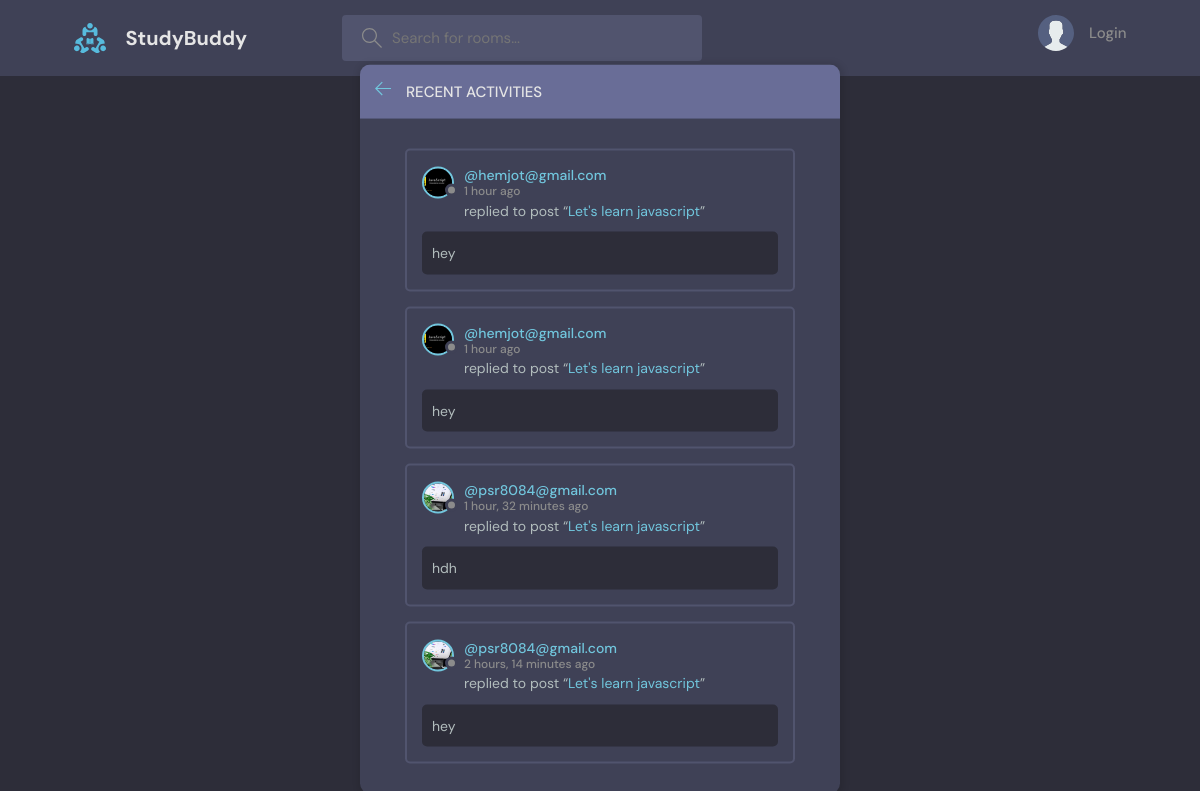
The page /activity/ on the database its author committed.
### base/models.py (models this page shows, shortened)
class Message(models.Model):
    user= models.ForeignKey(User, on_delete=models.SET_NULL, null=True)
    room = models.ForeignKey(Room, on_delete=models.CASCADE, null=True)
    body=models.TextField()
    created_at = models.DateTimeField(auto_now_add=True, null=True)
    class Meta:
        ordering = ['-created_at']

class User(AbstractUser):
    name= models.CharField(max_length=200, null=True)
    email=models.EmailField(unique=True, null=True)
    avatar= models.ImageField(null=True, default='avatar.svg')
    bio=models.TextField(max_length=255, null=True)
    USERNAME_FIELD='email'
    REQUIRED_FIELDS= ['username']

class Room(models.Model):
    host=models.ForeignKey(User, on_delete=models.SET_NULL, null=True )
    name = models.CharField(max_length=100)
    topic=models.ForeignKey(Topic, on_delete=models.CASCADE, null=True)
    participants=models.ManyToManyField(User, related_name='participants', blank=True)
    description = models.TextField(max_length=250)
    created_at = models.DateTimeField(auto_now_add=True)
    updated_at = models.DateTimeField(auto_now=True)
    class Meta:
        ordering = ['-created_at', 'updated_at']

### base/views.py (the view)
# urls.py: path('activity/', views.activityPage, name='activity')
def activityPage(request):
    room_message = Message.objects.all()
    context= {'room_message':room_message}
    return render(request, 'base/activity.html', context)

### base/templates/base/activity.html (shortened to what this page needs)
{% extends 'main.html' %}
{% block content %}
    <main class="layout">
      <div class="container">
        <div class="layout__box">
          <div class="layout__boxHeader">
            <div class="layout__boxTitle">
              <a href="{% url 'home' %}">
                <svg version="1.1" xmlns="http://www.w3.org/2000/svg" width="32" height="32" viewBox="0 0 32 32">
                  <title>arrow-left</title>
                  <path
                    d="M13.723 2.286l-13.723 13.714 13.719 13.714 1.616-1.611-10.96-10.96h27.625v-2.286h-27.625l10.965-10.965-1.616-1.607z"
                  ></path>
                </svg>
              </a>
              <h3>Recent Activities</h3>
            </div>
          </div>
          <div class="activities-page layout__body">
            {% for message in room_message %}
            <div class="activities__box">
              <div class="activities__boxHeader roomListRoom__header">
                <a href="{% url 'user-profile' message.user.id %}" class="roomListRoom__author">
                  <div class="avatar avatar--small">
                    <img src="{{message.user.avatar.url}}" alt=""/>
                  </div>
                  <p>
                    @{{message.user}}
                    <span>{{message.created_at | timesince}} ago</span>
                  </p>
                </a>
              </div>
              <div class="activities__boxContent">
                <p>replied to post “<a href="{% url 'room' message.room.id %}">{{message.room.name}}</a>”</p>
                <div class="activities__boxRoomContent">
                  {{message.body}}
                </div>
              </div>
            </div>
            {% endfor %}
          </div>
        </div>
      </div>
    </main>
{% endblock %}

### static/styles/style.css (style rules this page uses)
:root { --color-main: #71c6dd; --color-main-light: #e1f6fb; --color-dark: #3f4156; --color-dark-medium: #51546e; --color-dark-light: #696d97; --color-light: #e5e5e5; --color-gray: #8b8b8b; --color-light-gray: #b2bdbd; --color-bg: #2d2d39; --color-success: #5dd693; --color-error: #fc4b0b; }
* { font-family: "DM Sans", -apple-system, BlinkMacSystemFont, "Segoe UI", Roboto, Oxygen, Ubuntu, Cantarell, "Open Sans", "Helvetica Neue", sans-serif; margin: 0; padding: 0; box-sizing: border-box; text-rendering: optimizeLegibility; font-size: inherit; }
html { font-size: 56.25%; }
@media only screen and (min-width: 1200px) { html { font-size: 62.5%; } }
body { line-height: 1.6; font-weight: 400; font-size: 1.5rem; color: var(--color-light-gray); background-color: var(--color-bg); min-height: 100vh; }
img { width: 100%; }
a { display: inline-block; color: var(--color-main); text-decoration: none; }
.container { max-width: 120rem; width: 90%; margin: auto; }
.avatar { position: relative; display: inline-block; border-radius: 50%; border: 2px solid var(--color-main); }
.avatar img { display: block; border-radius: 50%; object-fit: cover; object-position: center; }
.avatar::after { content: ""; display: block; position: absolute; background-color: var(--color-gray); z-index: 111; border-radius: 50%; border: 0.3rem solid var(--color-dark); }
.avatar.avatar--small img { width: 2.8rem; height: 2.8rem; }
.avatar.avatar--small:after { width: 0.7rem; height: 0.7rem; bottom: 0px; right: -6px; }
.layout { margin-top: 2.4rem; }
.layout > .container { display: flex; justify-content: space-between; align-items: flex-start; }
.layout__box { width: 90%; max-width: 48rem; min-height: 40rem; position: absolute; top: 50%; left: 50%; transform: translate(-50%, -46%); background-color: var(--color-dark); border-radius: 1rem; box-shadow: 1px 1px 6px 3px rgba(0, 0, 0, 0.1); overflow: hidden; }
.layout__boxHeader { display: flex; padding: 1.5rem; background-color: var(--color-dark-light); }
.layout__boxTitle { display: flex; gap: 1.5rem; align-items: center; }
.layout__boxTitle h3 { text-transform: uppercase; font-weight: 500; color: var(--color-light); }
.layout__boxTitle svg { width: 1.6rem; height: 1.6rem; fill: var(--color-main); }
.layout__body { margin: 3rem; }
.roomListRoom__header { display: flex; justify-content: space-between; align-items: center; }
.roomListRoom__author { font-weight: 500; display: flex; align-items: center; gap: 1rem; }
.activities__box { margin: 1.5rem; padding: 1.5rem; border: 2px solid var(--color-dark-medium); border-radius: 5px; }
.activities__boxHeader p { font-size: 1.4rem; line-height: 1.3; }
.activities__boxHeader p span { color: var(--color-gray); font-size: 1.2rem; display: block; }
.activities__boxContent { margin-left: 4.2rem; }
.activities__boxContent { font-size: 1.4rem; }
.activities__boxRoomContent { background: var(--color-bg); padding: 1rem; border-radius: 5px; margin-top: 1rem; margin-left: -4.2rem; }

### rows shown on the page
Message: user.avatar (picture), user "hemjot@gmail.com", created_at "1 hour", room.name "Let's learn javascript", body "hey"
Message: user.avatar (picture), user "hemjot@gmail.com", created_at "1 hour", room.name "Let's learn javascript", body "hey"
Message: user.avatar (picture), user "psr8084@gmail.com", created_at "1 hour, 32 minutes", room.name "Let's learn javascript", body "hdh"
Message: user.avatar (picture), user "psr8084@gmail.com", created_at "2 hours, 14 minutes", room.name "Let's learn javascript", body "hey"
